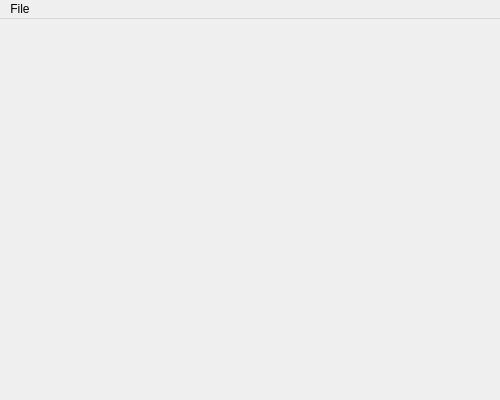
<?xml version="1.0" encoding="UTF-8"?>
<ui version="4.0">
 <class>MainWindow</class>
 <widget class="QMainWindow" name="MainWindow">
  <property name="geometry">
   <rect>
    <x>0</x>
    <y>0</y>
    <width>500</width>
    <height>400</height>
   </rect>
  </property>
  <property name="windowTitle">
   <string>DEMO - StreamWidget</string>
  </property>
  <widget class="QWidget" name="centralwidget">
   <layout class="QVBoxLayout" name="verticalLayout">
    <item>
     <widget class="TextEditorWidget" name="widget" native="true"/>
    </item>
   </layout>
  </widget>
  <widget class="QMenuBar" name="menubar">
   <property name="geometry">
    <rect>
     <x>0</x>
     <y>0</y>
     <width>500</width>
     <height>21</height>
    </rect>
   </property>
   <widget class="QMenu" name="menuFile">
    <property name="title">
     <string>File</string>
    </property>
    <addaction name="actionQuit"/>
   </widget>
   <addaction name="menuFile"/>
  </widget>
  <action name="actionQuit">
   <property name="text">
    <string>Quit</string>
   </property>
  </action>
 </widget>
 <customwidgets>
  <customwidget>
   <class>TextEditorWidget</class>
   <extends>QWidget</extends>
   <header>Widgets/TextEditorWidget</header>
   <container>1</container>
  </customwidget>
 </customwidgets>
 <resources/>
 <connections/>
</ui>
